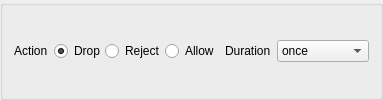
    <widget class="QGroupBox" name="enableGroup">
     <property name="sizePolicy">
      <sizepolicy hsizetype="Preferred" vsizetype="Maximum">
       <horstretch>0</horstretch>
       <verstretch>0</verstretch>
      </sizepolicy>
     </property>
     <property name="flat">
      <bool>false</bool>
     </property>
     <property name="checkable">
      <bool>false</bool>
     </property>
     <property name="checked">
      <bool>false</bool>
     </property>
     <layout class="QGridLayout" name="gridLayout" columnstretch="0,0,0,1">
      <property name="sizeConstraint">
       <enum>QLayout::SizeConstraint::SetDefaultConstraint</enum>
      </property>
      <property name="topMargin">
       <number>4</number>
      </property>
      <property name="bottomMargin">
       <number>4</number>
      </property>
      <property name="verticalSpacing">
       <number>12</number>
      </property>
      <item row="0" column="0">
       <widget class="QLabel" name="label_2">
        <property name="text">
         <string>Action</string>
        </property>
       </widget>
      </item>
      <item row="0" column="2">
       <widget class="QLabel" name="label_4">
        <property name="text">
         <string>Duration</string>
        </property>
       </widget>
      </item>
      <item row="0" column="3">
       <widget class="QComboBox" name="durationCombo">
        <item>
         <property name="text">
          <string>once</string>
         </property>
        </item>
        <item>
         <property name="text">
          <string notr="true">30s</string>
         </property>
        </item>
        <item>
         <property name="text">
          <string notr="true">5m</string>
         </property>
        </item>
        <item>
         <property name="text">
          <string notr="true">15m</string>
         </property>
        </item>
        <item>
         <property name="text">
          <string notr="true">30m</string>
         </property>
        </item>
        <item>
         <property name="text">
          <string notr="true">1h</string>
         </property>
        </item>
        <item>
         <property name="text">
          <string notr="true">12h</string>
         </property>
        </item>
        <item>
         <property name="text">
          <string>until reboot</string>
         </property>
        </item>
        <item>
         <property name="text">
          <string>forever</string>
         </property>
        </item>
       </widget>
      </item>
      <item row="0" column="1">
       <layout class="QHBoxLayout" name="horizontalLayout_2">
        <item>
         <widget class="QRadioButton" name="actionDenyRadio">
          <property name="sizePolicy">
           <sizepolicy hsizetype="Preferred" vsizetype="Fixed">
            <horstretch>0</horstretch>
            <verstretch>0</verstretch>
           </sizepolicy>
          </property>
          <property name="toolTip">
           <string>Drop will just discard the connection</string>
          </property>
          <property name="text">
           <string>Drop</string>
          </property>
          <property name="icon">
           <iconset theme="emblem-important">
            <normaloff>../../../../../../../../../../../../../../../../../../../../../../../../../../../../../../../../../../../../../../../../../../../../../../../../../../../../../../.designer/backup</normaloff>../../../../../../../../../../../../../../../../../../../../../../../../../../../../../../../../../../../../../../../../../../../../../../../../../../../../../../.designer/backup</iconset>
          </property>
          <property name="checked">
           <bool>true</bool>
          </property>
         </widget>
        </item>
        <item>
         <widget class="QRadioButton" name="actionRejectRadio">
          <property name="toolTip">
           <string>Reject will drop the connection, and kill the socket that initiated it</string>
          </property>
          <property name="text">
           <string>Reject</string>
          </property>
          <property name="icon">
           <iconset theme="window-close">
            <normaloff>../../../../../../.designer/backup</normaloff>../../../../../../.designer/backup</iconset>
          </property>
         </widget>
        </item>
        <item>
         <widget class="QRadioButton" name="actionAllowRadio">
          <property name="sizePolicy">
           <sizepolicy hsizetype="Preferred" vsizetype="Fixed">
            <horstretch>0</horstretch>
            <verstretch>0</verstretch>
           </sizepolicy>
          </property>
          <property name="toolTip">
           <string>Allow will allow the connection</string>
          </property>
          <property name="layoutDirection">
           <enum>Qt::LayoutDirection::LeftToRight</enum>
          </property>
          <property name="text">
           <string>Allow</string>
          </property>
          <property name="icon">
           <iconset theme="emblem-default">
            <normaloff>../../../../../../../../../../../../../../../../../../../../../../../../../../../../../../../../../../../../../../../../../../../../../../../../../../../../../../.designer/backup</normaloff>../../../../../../../../../../../../../../../../../../../../../../../../../../../../../../../../../../../../../../../../../../../../../../../../../../../../../../.designer/backup</iconset>
          </property>
         </widget>
        </item>
       </layout>
      </item>
     </layout>
    </widget>
